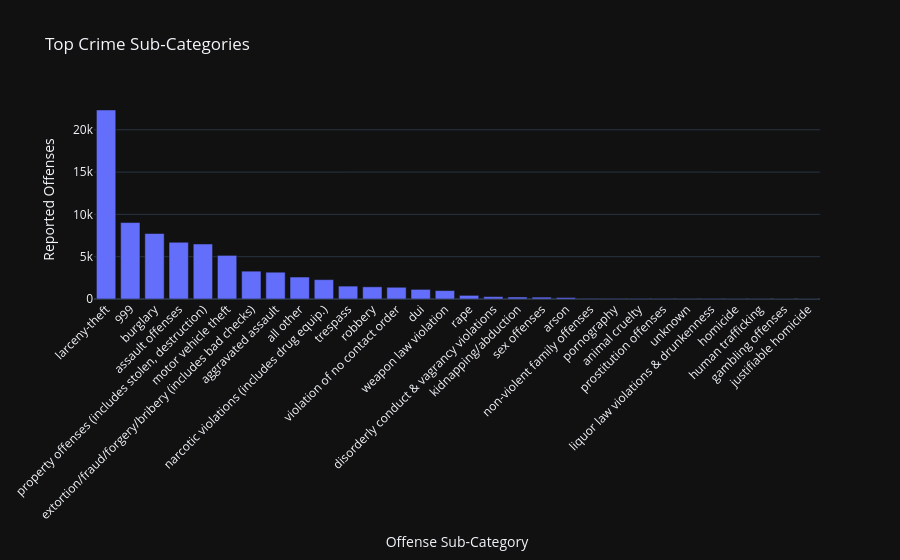

Notebook code for this chart:
### Code cell
offense_sub_category_summary = (
    df
    .groupby("offense_sub_category", dropna=False)
    .agg(
        offense_count=("offense_id", "size"),
        unique_reports=("report_number", "nunique"),
    )
    .reset_index()
    .sort_values("offense_count", ascending=False)
)

offense_sub_category_summary["offense_share_percent"] = (
    offense_sub_category_summary["offense_count"]
    / offense_sub_category_summary["offense_count"].sum()
    * 100
).round(2)

offense_sub_category_summary.head(30)

fig = px.bar(
    offense_sub_category_summary.head(30),
    x="offense_sub_category",
    y="offense_count",
    title="Top Crime Sub-Categories",
    template="plotly_dark",
)

fig.update_layout(
    xaxis_title="Offense Sub-Category",
    yaxis_title="Reported Offenses",
    xaxis_tickangle=-45,
)

fig.show()

### Figure 1 — Plotly figure (JSON) as saved in the notebook; plotly's stock layout.template omitted (floating-point values rounded to 4 significant figures)
{"data": [{"hovertemplate": "offense_sub_category=%{x}<br>offense_count=%{y}<extra></extra>", "legendgroup": "", "marker": {"color": "#636efa", "pattern": {"shape": ""}}, "name": "", "orientation": "v", "showlegend": false, "textposition": "auto", "type": "bar", "x": ["larceny-theft", "999", "burglary", "assault offenses", "property offenses (includes stolen, destruction)", "motor vehicle theft", "extortion/fraud/forgery/bribery (includes bad checks)", "aggravated assault", "all other", "narcotic violations (includes drug equip.)", "trespass", "robbery", "violation of no contact order", "dui", "weapon law violation", "rape", "disorderly conduct & vagrancy violations", "kidnapping/abduction", "sex offenses", "arson", "non-violent family offenses", "pornography", "animal cruelty", "prostitution offenses", "unknown", "liquor law violations & drunkenness", "homicide", "human trafficking", "gambling offenses", "justifiable homicide"], "xaxis": "x", "y": [22344, 9035, 7739, 6704, 6501, 5155, 3290, 3167, 2597, 2288, 1525, 1440, 1386, 1137, 995, 427, 280, 238, 221, 178, 73, 66, 62, 47, 37, 33, 27, 19, 5, 3], "yaxis": "y"}], "layout": {"barmode": "relative", "legend": {"tracegroupgap": 0}, "title": {"text": "Top Crime Sub-Categories"}, "xaxis": {"anchor": "y", "domain": [0, 1], "tickangle": -45, "title": {"text": "Offense Sub-Category"}}, "yaxis": {"anchor": "x", "domain": [0, 1], "title": {"text": "Reported Offenses"}}}}
